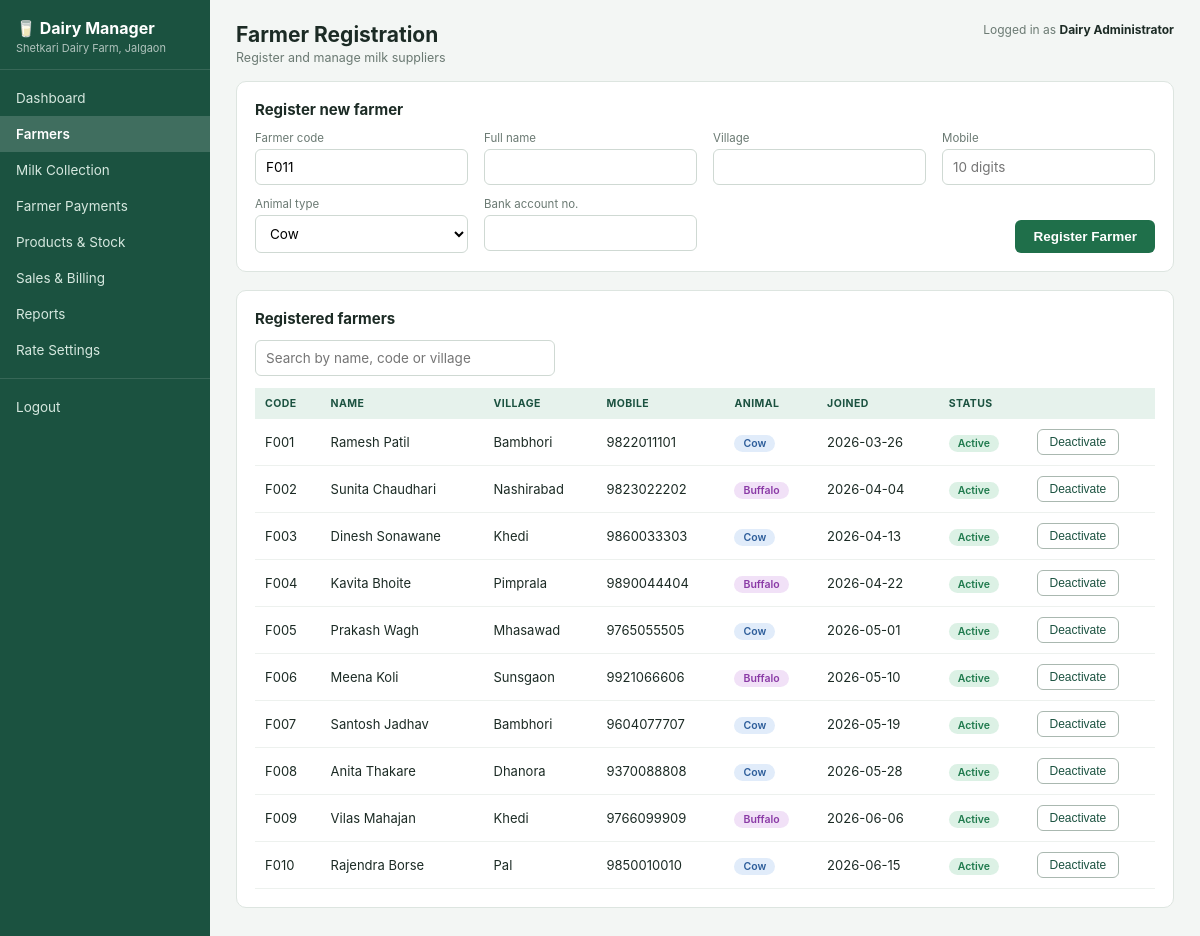
Screenshot of /farmers (signed in) with the database file from the repository.
### tables this page shows
CREATE TABLE settings (
    key TEXT PRIMARY KEY,
    value TEXT
);

CREATE TABLE farmers (
    id INTEGER PRIMARY KEY AUTOINCREMENT,
    code TEXT UNIQUE NOT NULL,
    name TEXT NOT NULL,
    village TEXT,
    phone TEXT,
    animal_type TEXT,
    bank_account TEXT,
    joined_on TEXT,
    active INTEGER DEFAULT 1
);

### app.py (the view, shortened to what this page needs)
@app.route("/farmers", methods=["GET", "POST"])
@login_required
def farmers():
    db = get_db()
    rows = db.execute("SELECT * FROM farmers ORDER BY code").fetchall()
    return render_template("farmers.html", farmers=rows, next_code=next_farmer_code(db))

### app.py (called while the page is built)
def get_db():
    if "db" not in g:
        g.db = sqlite3.connect(DB_FILE)
        g.db.row_factory = sqlite3.Row
        g.db.execute("PRAGMA foreign_keys = ON")
    return g.db

def get_settings(db):
    rows = db.execute("SELECT key, value FROM settings").fetchall()
    s = {r["key"]: r["value"] for r in rows}
    return {
        "dairy_name": s.get("dairy_name", "Dairy"),
        "fat_rate": float(s.get("fat_rate", 5)),
        "snf_rate": float(s.get("snf_rate", 2)),
        "buffalo_bonus": float(s.get("buffalo_bonus", 3)),
    }

def login_required(view):
    @wraps(view)
    def wrapper(*args, **kwargs):
        if "user" not in session:
            return redirect(url_for("login"))
        return view(*args, **kwargs)
    return wrapper

@app.context_processor
def inject_common():
    if "user" in session:
        s = get_settings(get_db())
        return {"dairy_name": s["dairy_name"], "full_name": session.get("full_name")}
    return {}

def next_farmer_code(db):
    biggest = 0
    for r in db.execute("SELECT code FROM farmers").fetchall():
        digits = r["code"][1:]
        if digits.isdigit():
            biggest = max(biggest, int(digits))
    return "F%03d" % (biggest + 1)

### templates/farmers.html (shortened to what this page needs)
{% extends "base.html" %}
{% block heading %}Farmer Registration{% endblock %}
{% block subtitle %}Register and manage milk suppliers{% endblock %}
{% block body %}
<div class="card">
  <h3>Register new farmer</h3>
  <form method="post" class="form-grid">
    <div><label>Farmer code</label><input type="text" name="code" value="{{ next_code }}" required></div>
    <div><label>Full name</label><input type="text" name="name" required></div>
    <div><label>Village</label><input type="text" name="village"></div>
    <div><label>Mobile</label><input type="text" name="phone" placeholder="10 digits" maxlength="10"></div>
    <div><label>Animal type</label>
      <select name="animal_type"><option>Cow</option><option>Buffalo</option></select></div>
    <div><label>Bank account no.</label><input type="text" name="bank_account"></div>
    <div></div>
    <div class="btn-end"><button class="btn" type="submit">Register Farmer</button></div>
  </form>
</div>
<div class="card">
  <h3>Registered farmers</h3>
  <input type="text" id="search" class="search" placeholder="Search by name, code or village">
  <table id="farmer-table">
    <thead><tr><th>Code</th><th>Name</th><th>Village</th><th>Mobile</th><th>Animal</th><th>Joined</th><th>Status</th><th></th></tr></thead>
    <tbody>
    {% for f in farmers %}
      <tr>
        <td>{{ f.code }}</td><td>{{ f.name }}</td><td>{{ f.village }}</td><td>{{ f.phone }}</td>
        <td><span class="badge {{ 'cow' if f.animal_type == 'Cow' else 'buffalo' }}">{{ f.animal_type }}</span></td>
        <td>{{ f.joined_on }}</td>
        <td><span class="badge {{ 'active' if f.active else 'inactive' }}">{{ 'Active' if f.active else 'Inactive' }}</span></td>
        <td>
          <form method="post" action="{{ url_for('toggle_farmer', farmer_id=f.id) }}">
            <button class="btn-outline" type="submit">{{ 'Deactivate' if f.active else 'Activate' }}</button>
          </form>
        </td>
      </tr>
    {% endfor %}
    </tbody>
  </table>
</div>
{% endblock %}

### templates/base.html (shortened to what this page needs)
<!DOCTYPE html>
<html lang="en">
<head>
<link rel="stylesheet" href="{{ url_for('static', filename='style.css') }}">
</head>
<body>
<div class="layout">
  <aside class="sidebar">
    <div class="brand">
      <div class="brand-name">🥛 Dairy Manager</div>
      <div class="brand-sub">{{ dairy_name }}</div>
    </div>
    <nav>
      {% set ep = request.endpoint %}
      <a href="{{ url_for('dashboard') }}" class="{{ 'active' if ep == 'dashboard' }}">Dashboard</a>
      <a href="{{ url_for('farmers') }}" class="{{ 'active' if ep == 'farmers' }}">Farmers</a>
      <a href="{{ url_for('milk') }}" class="{{ 'active' if ep == 'milk' }}">Milk Collection</a>
      <a href="{{ url_for('payments') }}" class="{{ 'active' if ep == 'payments' }}">Farmer Payments</a>
      <a href="{{ url_for('products') }}" class="{{ 'active' if ep == 'products' }}">Products &amp; Stock</a>
      <a href="{{ url_for('sales') }}" class="{{ 'active' if ep in ('sales','bill') }}">Sales &amp; Billing</a>
      <a href="{{ url_for('reports') }}" class="{{ 'active' if ep == 'reports' }}">Reports</a>
      <a href="{{ url_for('settings') }}" class="{{ 'active' if ep == 'settings' }}">Rate Settings</a>
      <div class="nav-line"></div>
      <a href="{{ url_for('logout') }}">Logout</a>
    </nav>
  </aside>
  <main class="content">
    <header class="topbar">
      <div>
        <h1>{% block heading %}{% endblock %}</h1>
        <p class="subtitle">{% block subtitle %}{% endblock %}</p>
      </div>
      <div class="logged">Logged in as <strong>{{ full_name }}</strong></div>
    </header>
    {% block body %}{% endblock %}
  </main>
</div>
</body>
</html>

### static/style.css (style rules this page uses)
:root { --green-dark: #1b5240; --green: #1f6f4a; --green-light: #e6f2ec; --bg: #f3f6f4; --text: #1c2b25; --muted: #6b7a73; --border: #dde5e0; }
* { box-sizing: border-box; }
body { margin: 0; font-family: Inter, "Segoe UI", Roboto, Arial, sans-serif; background: var(--bg); color: var(--text); font-size: 14px; }
.layout { display: flex; min-height: 100vh; }
.sidebar { width: 210px; background: var(--green-dark); color: #fff; flex-shrink: 0; }
.brand { padding: 18px 16px 14px; border-bottom: 1px solid rgba(255,255,255,.12); }
.brand-name { font-weight: 700; font-size: 16px; }
.brand-sub { font-size: 11px; opacity: .65; margin-top: 3px; }
.sidebar nav { padding: 10px 0; }
.sidebar nav a { display: block; padding: 10px 16px; color: #d6e8df; text-decoration: none; font-size: 13.5px; }
.sidebar nav a.active { background: rgba(255,255,255,.16); color: #fff; font-weight: 600; }
.nav-line { border-top: 1px solid rgba(255,255,255,.12); margin: 10px 0; }
.content { flex: 1; padding: 22px 26px 40px; min-width: 0; }
.topbar { display: flex; justify-content: space-between; align-items: flex-start; margin-bottom: 16px; }
.topbar h1 { margin: 0; font-size: 21px; }
.subtitle { margin: 3px 0 0; color: var(--muted); font-size: 12.5px; }
.logged { font-size: 12px; color: var(--muted); }
.logged strong { color: var(--text); }
.card { background: #fff; border: 1px solid var(--border); border-radius: 10px; padding: 18px; margin-bottom: 18px; }
.card h3 { margin: 0 0 12px; font-size: 15px; }
table { width: 100%; border-collapse: collapse; }
th { background: var(--green-light); color: var(--green-dark); font-size: 10.5px; text-transform: uppercase; letter-spacing: .04em; text-align: left; padding: 9px 10px; }
td { padding: 10px; border-bottom: 1px solid #edf1ee; font-size: 13px; }
label { display: block; font-size: 11.5px; color: var(--muted); margin-bottom: 4px; }
input, select { width: 100%; padding: 9px 10px; border: 1px solid #cfd9d3; border-radius: 6px; font-size: 13.5px; background: #fff; font-family: inherit; }
.form-grid { display: grid; grid-template-columns: repeat(4, 1fr); gap: 12px 16px; }
.btn-end { display: flex; align-items: flex-end; justify-content: flex-end; }
.search { width: 300px; margin-bottom: 12px; }
.btn { background: var(--green); color: #fff; border: none; border-radius: 6px; padding: 9px 18px; font-size: 13.5px; font-weight: 600; cursor: pointer; text-decoration: none; display: inline-block; }
.btn-outline { background: #fff; border: 1px solid #aab8b0; color: var(--green-dark); border-radius: 6px; padding: 5px 12px; font-size: 12px; cursor: pointer; }
a { color: var(--green); }
.badge { font-size: 10.5px; font-weight: 600; padding: 2px 9px; border-radius: 10px; }
.badge.cow { background: #e1ecfa; color: #2d5d9a; }
.badge.buffalo { background: #f1e1f7; color: #8a3aa6; }
.badge.active { background: #dcf1e5; color: #1f7a4d; }

### rows the page displays
settings: value "Shetkari Dairy Farm, Jalgaon"
farmers: code "F001", name "Ramesh Patil", village "Bambhori", phone "9822011101", animal_type "Cow", joined_on "2026-03-26", active "Active", active "Deactivate"
farmers: code "F002", name "Sunita Chaudhari", village "Nashirabad", phone "9823022202", animal_type "Buffalo", joined_on "2026-04-04", active "Active", active "Deactivate"
farmers: code "F003", name "Dinesh Sonawane", village "Khedi", phone "9860033303", animal_type "Cow", joined_on "2026-04-13", active "Active", active "Deactivate"
farmers: code "F004", name "Kavita Bhoite", village "Pimprala", phone "9890044404", animal_type "Buffalo", joined_on "2026-04-22", active "Active", active "Deactivate"
farmers: code "F005", name "Prakash Wagh", village "Mhasawad", phone "9765055505", animal_type "Cow", joined_on "2026-05-01", active "Active", active "Deactivate"
farmers: code "F006", name "Meena Koli", village "Sunsgaon", phone "9921066606", animal_type "Buffalo", joined_on "2026-05-10", active "Active", active "Deactivate"
farmers: code "F007", name "Santosh Jadhav", village "Bambhori", phone "9604077707", animal_type "Cow", joined_on "2026-05-19", active "Active", active "Deactivate"
farmers: code "F008", name "Anita Thakare", village "Dhanora", phone "9370088808", animal_type "Cow", joined_on "2026-05-28", active "Active", active "Deactivate"
farmers: code "F009", name "Vilas Mahajan", village "Khedi", phone "9766099909", animal_type "Buffalo", joined_on "2026-06-06", active "Active", active "Deactivate"
farmers: code "F010", name "Rajendra Borse", village "Pal", phone "9850010010", animal_type "Cow", joined_on "2026-06-15", active "Active", active "Deactivate"

### other values shown
{{ full_name }} "Dairy Administrator"
